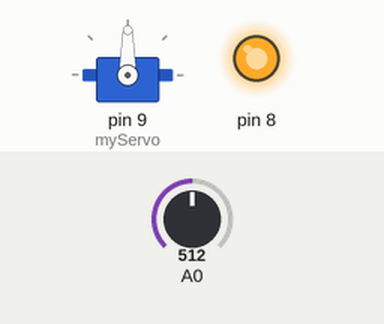
Simulated run of this sketch. Board: Arduino Uno, built with avr-gcc and run on an emulated ATmega328P. On the bench: servo, output pins drawn as LEDs (lit = HIGH). The inputs (shaded band) are chosen by the test bench; at power-on: A0 = 512.

Above: at 1.8 s.
1.9 s: A0 set to 112
3.4 s: A0 set to 90
At 5.2 s:
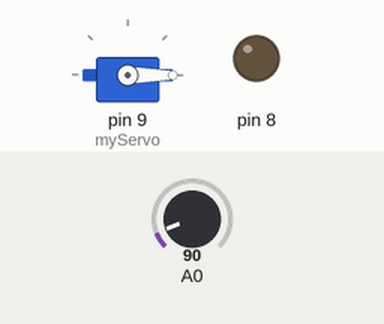
5.5 s: A0 set to 306
At 6.8 s:
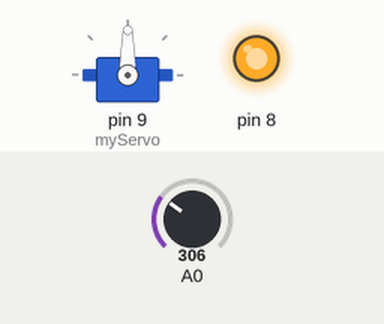
Timing chart, 0 to 8.5 s (numbered marks = the images above; inputs shaded):
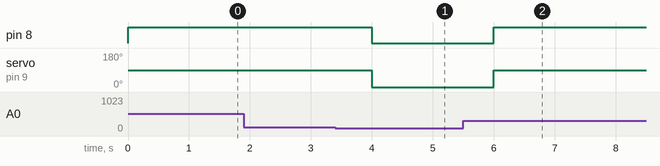

The sketch:

Program.ino
```cpp
#include<Servo.h>

Servo myServo;
int threashold = 100;
void setup() {
  // put your setup code here, to run once:
  pinMode(8 , OUTPUT);
  myServo.attach(9);
  myServo.write(0);
  Serial.begin(9600);
}

void loop() {
  // put your main code here, to run repeatedly:
  int gasValue = analogRead(A0);
  Serial.println("Gas Value : " + gasValue);
  if(gasValue > threashold)
  {
    myServo.write(90);
    digitalWrite(8 , HIGH);
  }
  else {
  myServo.write(0);
  digitalWrite(8 , LOW);
  }

  delay(1000);
}
```

Measured:
- the behaviour switches between 101 and 100 on A0 (found by bisection; images 0 and 1)
- after the input at 1.9 s, every drawn part: stays the same
- after the input at 3.4 s, pin 8: HIGH → LOW after 0.60 s; servo on pin 9 (myServo): 90° → 0° after 0.60 s
- after the input at 5.5 s, pin 8: LOW → HIGH after 0.50 s; servo on pin 9 (myServo): 0° → 90° after 0.50 s
